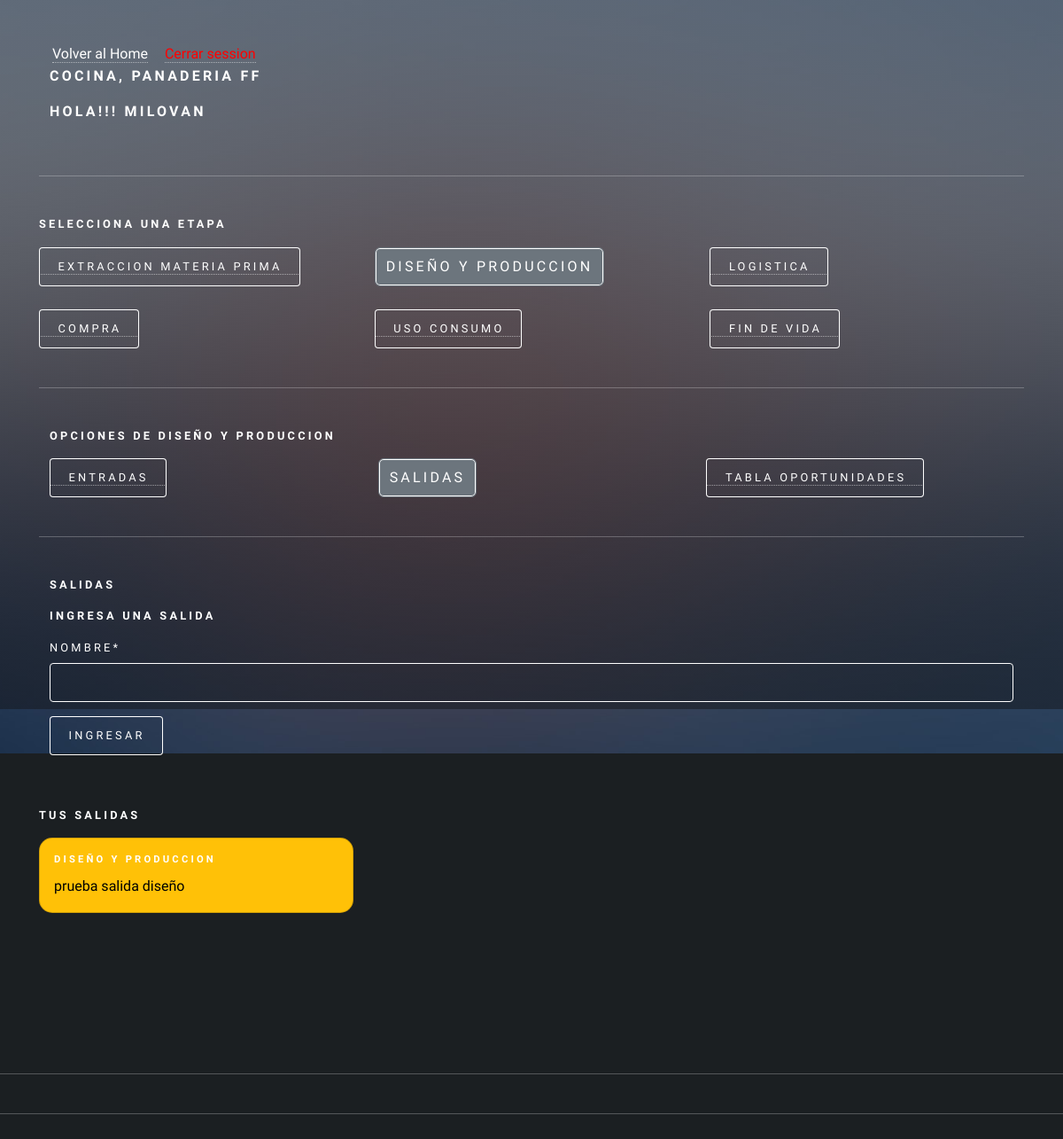
The page /agregar_salida_diseño (signed in) on the database as committed earlier.
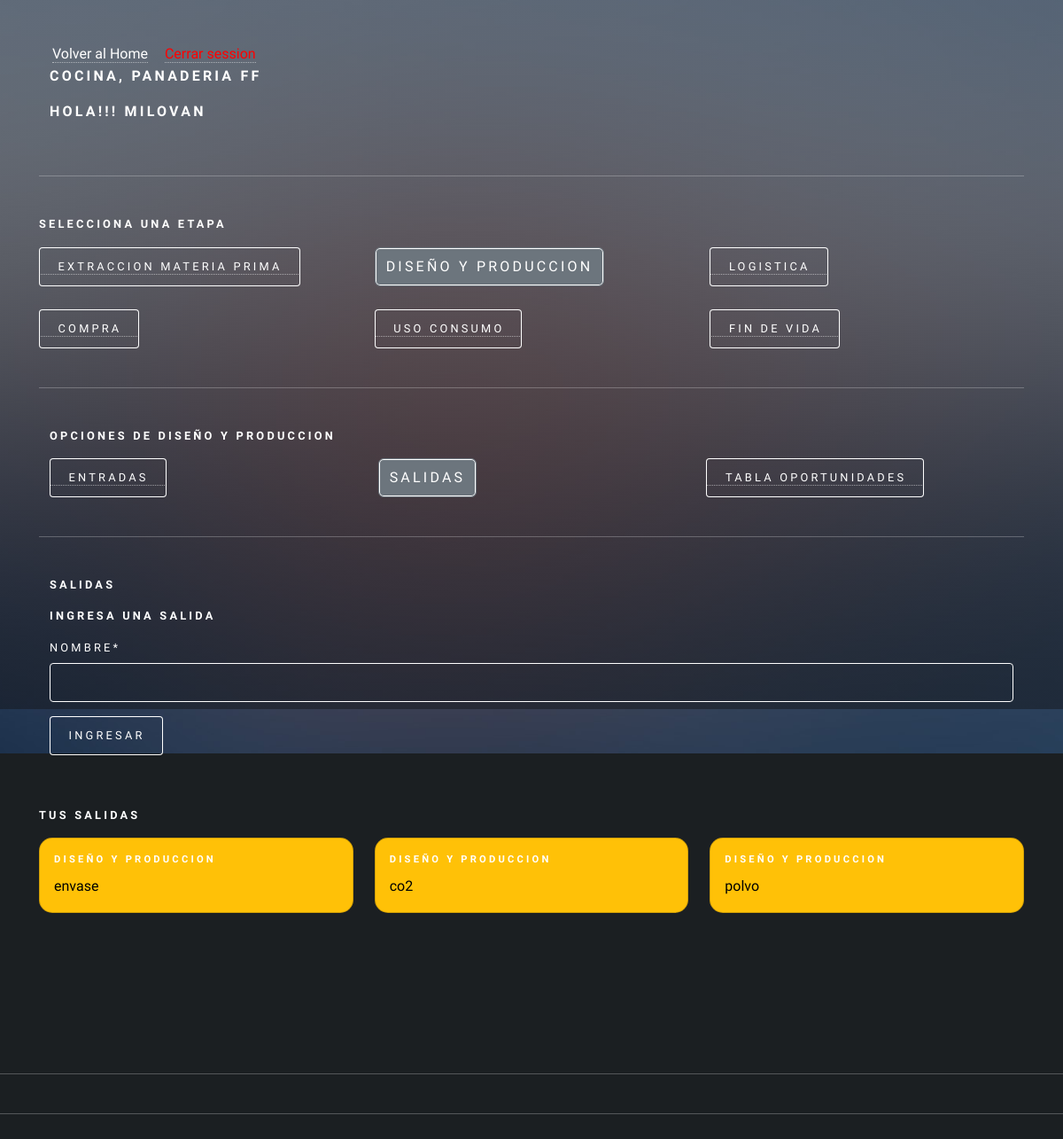
The same page on the database as committed later.
### app/models.py (models this page shows, shortened)
class RegistroTrabajador(models.Model):
    id_registro = models.AutoField(primary_key=True)
    id_usuario = models.ForeignKey(Usuario, on_delete=models.CASCADE)
    descripcion = models.TextField(max_length=160)
    id_area = models.ForeignKey(AreaEmpresa, on_delete=models.CASCADE)

class AreaEmpresa(models.Model):
    id_area = models.AutoField(primary_key=True)
    nombre  = models.CharField(max_length=20)
    productos = models.CharField(max_length=50)
    id_empresa = models.ForeignKey(Empresa, on_delete=models.CASCADE)
    def nombre_area(self):
        return "{}, {}". format(self.nombre, self.id_empresa)
    def __str__(self):
        return self.nombre_area()

class Empresa(models.Model):
    id_empresa = models.AutoField(primary_key=True)
    nombre  = models.CharField(max_length=20)
    def __str__(self):
        return self.nombre

class Salida(models.Model):
    id_salida = models.AutoField(primary_key=True)
    nombre  = models.CharField(max_length=50)
    fecha =  models.DateField(auto_now_add=True)
    etapa = models.ForeignKey(Etapa, on_delete=models.CASCADE)
    usuario =models.ForeignKey(Usuario, on_delete=models.CASCADE)
    id_area = models.ForeignKey(AreaEmpresa, on_delete=models.CASCADE)

class Etapa(models.Model):
    id_etapa = models.AutoField(primary_key=True)
    nombre  = models.CharField(max_length=50)
    fecha_inicio  = models.DateField()
    fecha_termino  = models.DateField()
    area = models.ForeignKey(AreaEmpresa, on_delete=models.CASCADE)
    ciclo = models.ForeignKey(CicloArea, on_delete=models.CASCADE)
    activo = models.BooleanField()
    def __str__(self):
        return self.nombre

### app/forms.py
class SalidaForm(forms.ModelForm):
    class Meta:
        model = Salida
        fields = 'nombre',

### app/views.py (called while the page is built, shortened)
def agregarSalidaDiseño(request):
    if request.user.is_authenticated:
        registros = RegistroTrabajador.objects.filter(id_usuario=request.user)
        etapa = Etapa.objects.values_list("id_etapa", flat=True).filter(nombre="Diseño y produccion")
        salidas = Salida.objects.filter(usuario=request.user)
        areaTrabajador = RegistroTrabajador.objects.values_list("id_area", flat=True).filter(id_usuario = request.user)
        data = {
            'form': SalidaForm(),
            'registros': registros,
            'salidas': salidas
        }
        return render(request,'autodiagnostico/diseñoProduccion/salida/agregar_salida.html', data)
    else:
        return render(request, 'autodiagnostico/diseñoProduccion/entrada/agregar_salida.html')

### app/templates/autodiagnostico/diseñoProduccion/salida/agregar_salida.html (shortened to what this page needs)
{% extends 'autodiagnostico/diseñoProduccion/home_diseño.html' %}
{% load static %}
{% load crispy_forms_tags %}
{% block diseño %}
<div class="container">
    <h4>Salidas</h4>
    <form action="" method="post">
        <h4>Ingresa una salida</h4>
        {{form | crispy}}
        <div>
            <input type="submit" class="btn btn-primary" value="ingresar">
        </div>
    </form>
</div>
<br>
<h4>Tus Salidas</h4>
<div class="row row-cols-1 row-cols-md-3 g-4">
    {% for p in salidas %}
    {% if p.etapa.nombre == "Diseño y produccion" %}
        <div class="col">
            <div class="card text-bg-warning">
                <div class="card-body">
                    <h5 class="card-title">{{p.etapa}}</h5>
                    <p class="card-text">{{p.nombre}}</p>
                </div>
            </div>
        </div>
    {% endif %}
    {% endfor %}
</div>
{% endblock diseño %}

### app/templates/autodiagnostico/auto_diagnostico.html (shortened to what this page needs)
{% load static %}
<!DOCTYPE HTML>
<html>
<head>
    <link href="https://cdn.jsdelivr.net/npm/bootstrap@5.2.0/dist/css/bootstrap.min.css" rel="stylesheet"
>
    <link rel="stylesheet" href="{% static 'css/main.css' %}" />
    <link rel="stylesheet" href="{% static 'css/style.css' %}">
</head>
<body class="is-preload">
    <div id="wrapper">
        <div class="container-sm">
            {% if user.is_authenticated %}
            <a id="home_admin" href="{% url 'home' %}">Volver al Home</a>  <a href="{% url 'logout' %}" id="cerrarSesion">Cerrar session</a>
            {% if registros %}
            <div class="container-sm">
                <div class="row">
                    {% for i in registros %}
                        <h3>{{i.id_area}}</h3>
                    {% endfor %}
                    <h3>Hola!!! {{user.username}}</h3>
                </div>
            </div>
            <hr>
            <h4>Selecciona una Etapa</h4>
            <div class="row">
                <div class="col">
                    <a href="{% url 'extraccion_materiaPrima' %}"><button type="button" id="extraccion">Extraccion
                            Materia Prima</button></a>
                </div>
                <div class="col">
                    <a href="{% url 'diseño_Produccion' %}"><button type="button" id="diseño">Diseño y
                            produccion</button></a>
                </div>
                <div class="col">
                    <a href="{% url 'logistica' %}"><button type="button" id="logistica">Logistica</button></a>
                </div>
            </div>
            <br>
            <div class="row">
                <div class="col">
                    <a href="{% url 'compra' %}"><button type="button" id="compra">Compra</button></a>
                </div>
                <div class="col">
                    <a href="{% url 'uso_consumo' %}"><button type="button" id="uso">Uso consumo</button></a>
                </div>
                <div class="col">
                    <a href="{% url 'fin_vida' %}"><button type="button" id="fin">Fin de vida</button></a>
                </div>
            </div>
            <hr>
            {% block body %}{% endblock %}
        </div>
        {% else %}
        <h1>Registra la empresa y el area a la que perteneces!!!!</h1>
        <a href="{% url 'agregar_Area' user.id  %}"><button type="button">Aqui</button></a>
        {% endif %}
        {% else %}
        <h1>Inicia Session</h1>
        <p>Para acceder a tu Auto Diagnostico </p>
        <a href="{% url 'login'  %}"><button type="button">Inicia Session</button></a>
        {% endif %}
    </div>
    <hr>
    <hr>
    <br>
    <br>
    <div id="bg"></div>
</body>
</html>

Rows that differ between the two databases and show on the page:
no longer on this page (row edited): Salida: etapa "DISEÑO Y PRODUCCION", nombre "prueba salida diseño"
now on this page (row edited): Salida: etapa "DISEÑO Y PRODUCCION", nombre "envase"
now on this page (row edited): Salida: etapa "DISEÑO Y PRODUCCION", nombre "co2"
now on this page (row edited): Salida: etapa "DISEÑO Y PRODUCCION", nombre "polvo"
